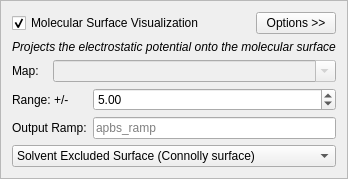
         <widget class="QFrame" name="groupBox_3">
          <property name="frameShape">
           <enum>QFrame::StyledPanel</enum>
          </property>
          <layout class="QVBoxLayout" name="verticalLayout_3">
           <item>
            <layout class="QHBoxLayout" name="horizontalLayout_3">
             <item>
              <widget class="QCheckBox" name="do_surface">
               <property name="text">
                <string>Molecular Surface Visualization</string>
               </property>
               <property name="checked">
                <bool>true</bool>
               </property>
              </widget>
             </item>
             <item>
              <spacer name="horizontalSpacer_3">
               <property name="orientation">
                <enum>Qt::Horizontal</enum>
               </property>
               <property name="sizeHint" stdset="0">
                <size>
                 <width>40</width>
                 <height>20</height>
                </size>
               </property>
              </spacer>
             </item>
             <item>
              <widget class="QPushButton" name="optbutton_surface">
               <property name="text">
                <string>Options &gt;&gt;</string>
               </property>
               <property name="checkable">
                <bool>true</bool>
               </property>
               <property name="flat">
                <bool>false</bool>
               </property>
              </widget>
             </item>
            </layout>
           </item>
           <item>
            <widget class="QWidget" name="optarea_surf" native="true">
             <layout class="QGridLayout" name="gridLayout_3">
              <property name="leftMargin">
               <number>0</number>
              </property>
              <property name="topMargin">
               <number>0</number>
              </property>
              <property name="rightMargin">
               <number>0</number>
              </property>
              <property name="bottomMargin">
               <number>0</number>
              </property>
              <item row="1" column="0">
               <widget class="QLabel" name="label_7">
                <property name="text">
                 <string>Map:</string>
                </property>
                <property name="buddy">
                 <cstring>surf_map</cstring>
                </property>
               </widget>
              </item>
              <item row="1" column="1" colspan="2">
               <widget class="QComboBox" name="surf_map">
                <property name="enabled">
                 <bool>false</bool>
                </property>
                <property name="editable">
                 <bool>true</bool>
                </property>
               </widget>
              </item>
              <item row="2" column="0" colspan="2">
               <widget class="QLabel" name="label_9">
                <property name="text">
                 <string>Range: +/-</string>
                </property>
                <property name="buddy">
                 <cstring>surf_range</cstring>
                </property>
               </widget>
              </item>
              <item row="2" column="2">
               <widget class="QDoubleSpinBox" name="surf_range">
                <property name="value">
                 <double>5.000000000000000</double>
                </property>
               </widget>
              </item>
              <item row="3" column="0" colspan="2">
               <widget class="QLabel" name="label_19">
                <property name="text">
                 <string>Output Ramp:</string>
                </property>
                <property name="buddy">
                 <cstring>surf_ramp</cstring>
                </property>
               </widget>
              </item>
              <item row="3" column="2">
               <widget class="QLineEdit" name="surf_ramp">
                <property name="text">
                 <string notr="true"/>
                </property>
                <property name="placeholderText">
                 <string>apbs_ramp</string>
                </property>
               </widget>
              </item>
              <item row="4" column="0" colspan="3">
               <widget class="QComboBox" name="surf_type">
                <item>
                 <property name="text">
                  <string>Solvent Excluded Surface (Connolly surface)</string>
                 </property>
                </item>
                <item>
                 <property name="text">
                  <string>Solvent Accessible Surface</string>
                 </property>
                </item>
               </widget>
              </item>
              <item row="0" column="0" colspan="3">
               <widget class="QLabel" name="label_15">
                <property name="font">
                 <font>
                  <italic>true</italic>
                 </font>
                </property>
                <property name="text">
                 <string>Projects the electrostatic potential onto the molecular surface</string>
                </property>
               </widget>
              </item>
             </layout>
            </widget>
           </item>
          </layout>
         </widget>
